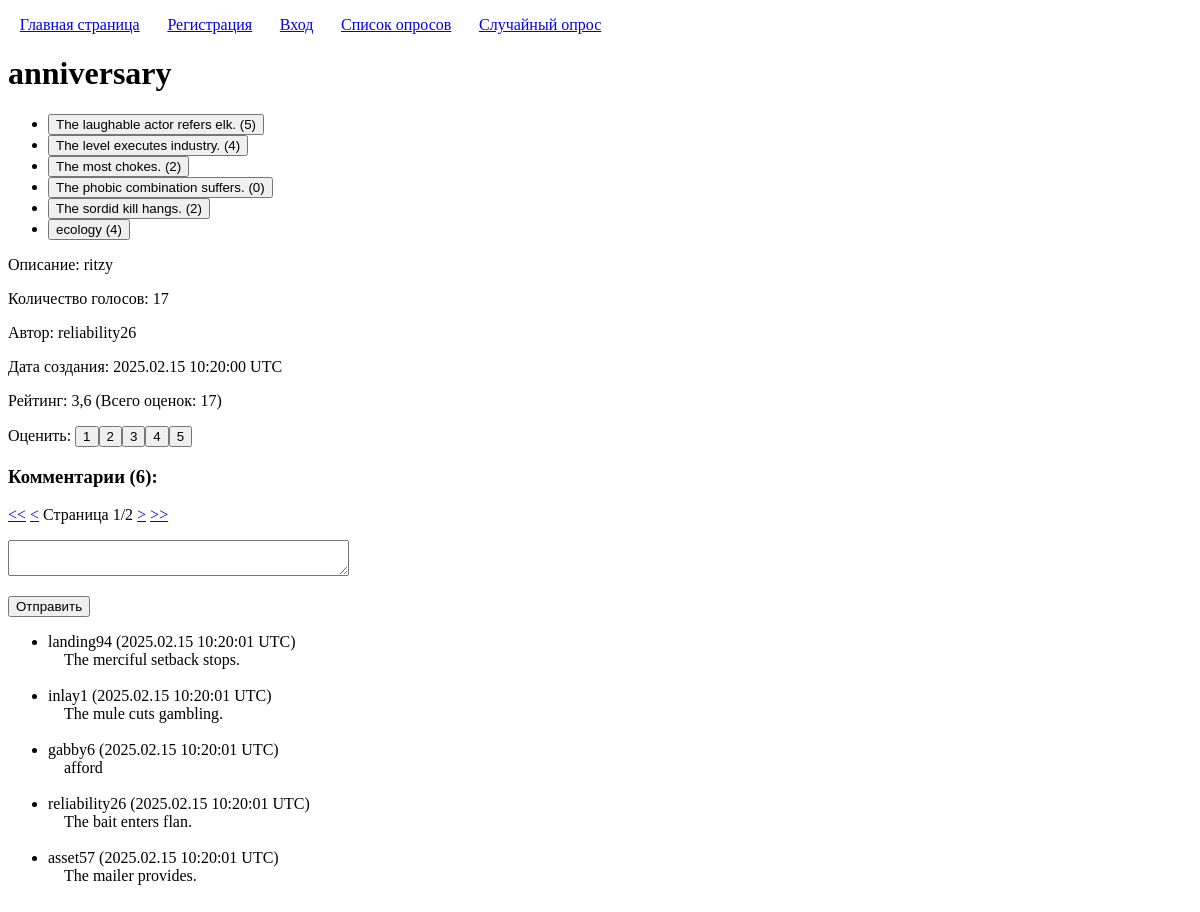
/polls/96/, run on the app's committed database.
### enterpoll/models.py (models this page shows, shortened)
class Poll(models.Model):
	title = models.CharField('Заголовок', max_length=100, validators=[custom_validators.forbidden_words])
	description = models.CharField('Описание', max_length=100, blank=True, null=True, validators=[custom_validators.forbidden_words])
	user = models.ForeignKey(User, on_delete=models.CASCADE, verbose_name='Автор')
	created = models.DateTimeField('Время создания', auto_now_add=True)
	class Meta:
		constraints = [models.UniqueConstraint(fields=('title', 'user'), name="unique_poll" )]
	@property
	def number_of_votes(self):
		return self.vote_set.count()
	@property
	def number_of_comments(self):
		return self.comment_set.count()
	@property
	def number_of_ratings(self):
		return self.rating_set.count()
	@property
	def average_rating(self):
		return self.rating_set.aggregate(Avg('value', default=0))['value__avg']

class Choice(models.Model):
	poll = models.ForeignKey(Poll, on_delete=models.CASCADE)
	text = models.CharField('', max_length=100, validators=[custom_validators.forbidden_words])
	class Meta:
		constraints = [models.UniqueConstraint(fields=('poll', 'text'), name="unique_choice" )]
	@property
	def number_of_votes(self):
		return self.vote_set.count()

class Comment(models.Model):
	user = models.ForeignKey(User, on_delete=models.CASCADE)
	poll = models.ForeignKey(Poll, on_delete=models.CASCADE)
	text = models.CharField('Текст', max_length=100, validators=[custom_validators.forbidden_words])
	created = models.DateTimeField(auto_now_add=True)

### enterpoll/views.py (the view, shortened to what this page needs)
# urls.py: path("<int:poll_pk>/", views.PollPageView.as_view(), name="poll_page"),
class PollPageView(TemplateView):
	paginate_by = 5
	template_name = 'enterpoll/poll_page.html'
	def get_context_data(self, *args, **kwargs):
		context = super().get_context_data(*args, **kwargs)
		context['poll'] = get_object_or_404(Poll, pk=self.kwargs['poll_pk'])
		context['comments'] = Comment.objects.filter(poll=context['poll']).order_by('-created')
		comments_paginator = Paginator(context['comments'], self.paginate_by)
		context['comments_page_kwarg'] = 'comments_page_number'
		context['comments_page_number'] = self.request.GET.get(context['comments_page_kwarg'])
		context['comments_page_obj'] = comments_paginator.get_page(context['comments_page_number'])
		context['comment_modelform'] = CommentModelForm()
		return context

### enterpoll/forms.py
class CommentModelForm(forms.ModelForm):
	class Meta:
		model = Comment
		fields = ['text']
		widgets = {
			'text': forms.Textarea(attrs={'cols': 40, 'rows': 2, 'required': True})
		}
		labels = {
			'text': ''
		}

### enterpoll/templatetags/pagination.py (called while the page is built)
@register.inclusion_tag('pagination.html')
def pagination(page_kwarg, page_obj):
	return {'page_kwarg': page_kwarg, 'page_obj': page_obj}

### enterpoll/templates/enterpoll/poll_page.html (shortened to what this page needs)
{% extends "enterpoll/base.html" %}
{% load pagination %}
{% block h1 %}{{ poll.title }}{% endblock h1 %}
{% block content %}
	<ul>
		{% for choice in poll.choice_set.all %}
			<li>
				<form method="POST">
					{% if choice == user_choice %}
						<input type="text" name="action_type" value="delete_vote" hidden>
						<input type="text" name="choice_pk" value="{{ choice.pk }}" hidden>
						<input class="selected_choice" type="submit" value="{{ choice.text }} ({{ choice.number_of_votes }})">
					{% else %}
						<input type="submit" value="{{ choice.text }} ({{ choice.number_of_votes }})">
					{% endif %}
				</form>
			</li>
		{% endfor %}
	</ul>
	<p>Описание: {{ poll.description|default:"..." }}</p>
	<p>Количество голосов: {{ poll.number_of_votes }}</p>
	<p>Автор: {{ poll.user }}</p>
	<p>Дата создания: {{ poll.created|date:"Y.m.d H:i:s e" }}</p>
	<p>
		Рейтинг: {{ poll.average_rating|floatformat:1 }} (Всего оценок: {{ poll.number_of_ratings }})<br>
		<div style="display: inline-block">
		</div>
	</p>
	<h3>Комментарии ({{ poll.number_of_comments }}):</h3>
	{% pagination comments_page_kwarg comments_page_obj %}
	<form method="POST">
		<p>{{ comment_modelform.as_p }}</p>
		<input type="submit" value="Отправить">
	</form>
	<ul>
		{% for comment in comments_page_obj %}
			<li>
				{{ comment.user }} ({{ comment.created|date:"Y.m.d H:i:s e" }})
				<br>
				&emsp;{{ comment.text }}
			</li>
			<br>
		{% empty %}
			<li>
				Комментарии отсутствуют.
			</li>
		{% endfor %}
	</ul>
{% endblock content %}

### enterpoll/static/enterpoll/css/style.css (style rules this page uses)
input { transition-duration: 0.1s; }

### data on the page
Poll: title "anniversary", description "ritzy", number_of_votes "17", user "reliability26", created "2025.02.15 10:20:00 UTC", average_rating "3,6", number_of_ratings "17", number_of_comments "6"
Choice: text "The laughable actor refers elk. (5)"
Choice: text "The level executes industry. (4)"
Choice: text "The most chokes. (2)"
Choice: text "The phobic combination suffers. (0)"
Choice: text "The sordid kill hangs. (2)"
Choice: text "ecology (4)"
Comment: user "landing94", created "2025.02.15 10:20:01 UTC", text "The merciful setback stops."
Comment: user "inlay1", created "2025.02.15 10:20:01 UTC", text "The mule cuts gambling."
Comment: user "gabby6", created "2025.02.15 10:20:01 UTC", text "afford"
Comment: user "reliability26", created "2025.02.15 10:20:01 UTC", text "The bait enters flan."
Comment: user "asset57", created "2025.02.15 10:20:01 UTC", text "The mailer provides."

### other printed values
{{ page_obj.number }} "1"
{{ page_obj.paginator.num_pages }} "2"
